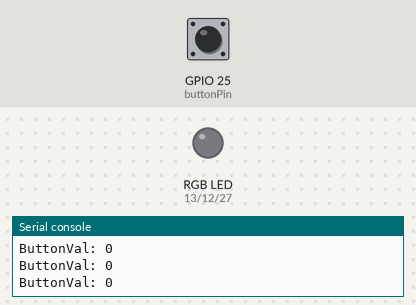
The program below on a simulated ESP32 board running MicroPython. Parts: an RGB LED mixed from three pins (HIGH = lit), the last lines printed to the serial console. The test bench sets the inputs (shaded band); at power-on: GPIO 25 (buttonPin) LOW.

Above: at 1.2 s.
1.3 s: GPIO 25 (buttonPin) pulled HIGH for 0.35 s
At 1.65 s:
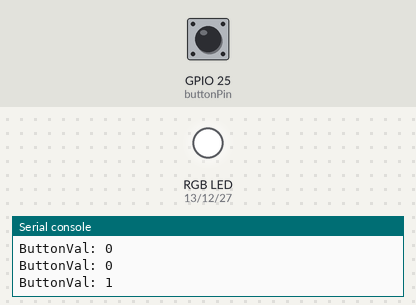
3.3 s: GPIO 25 (buttonPin) pulled HIGH for 3.2 s
At 7.8 s:
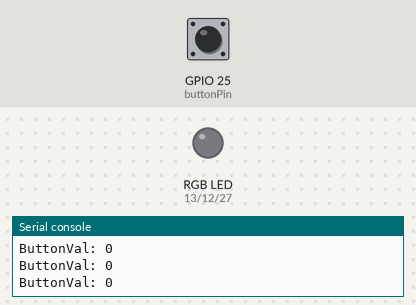
Timing chart, 0 to 9.3 s (numbered marks = the images above; inputs shaded):
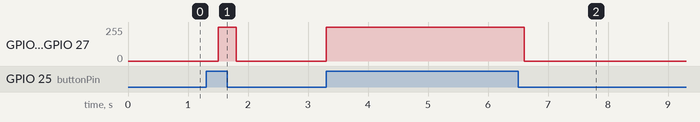

The program:

task-3_rgb-button.py
```python
from machine import Pin, PWM
from time import sleep

buttonPin = Pin(25, Pin.IN)

MAX_ANALOG_VAL = 4095

# connect it to Pin 26, 27, and 14
blue = PWM(Pin(27))
green = PWM(Pin(12))
red = PWM(Pin(13))

# intensity not higher than 4


def rgb(r=255, g=255, b=255, intensity=1.0):
    if intensity > 1:
        intensity = 1
    intensity = 4*intensity
    blue.duty(int(b*intensity))
    green.duty(int(g*intensity))
    red.duty(int(r*intensity))


while True:
    buttonVal = buttonPin.value()
    rgb(255, 255, 255, buttonVal)
    print("ButtonVal: "+str(buttonVal))
    sleep(0.3)
```

Measured:
- after the input at 1.3 s, GPIO 12 (green), GPIO 13 (red), GPIO 27 (blue): 0/255 → 254/255 after 0.20 s, → 0/255 0.30 s later
- after the input at 3.3 s, GPIO 12 (green), GPIO 13 (red), GPIO 27 (blue): 0/255 → 254/255 at once, → 0/255 3.3 s later
